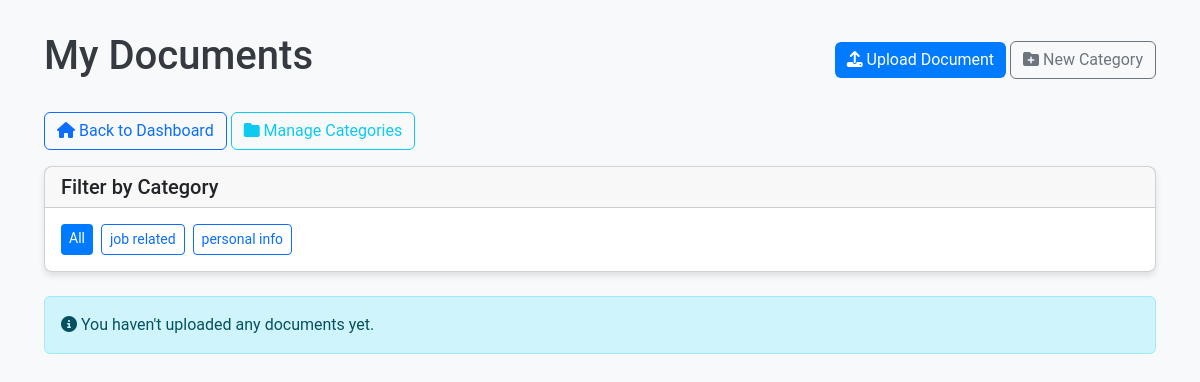
The app's page /documents/ (signed in), older data.
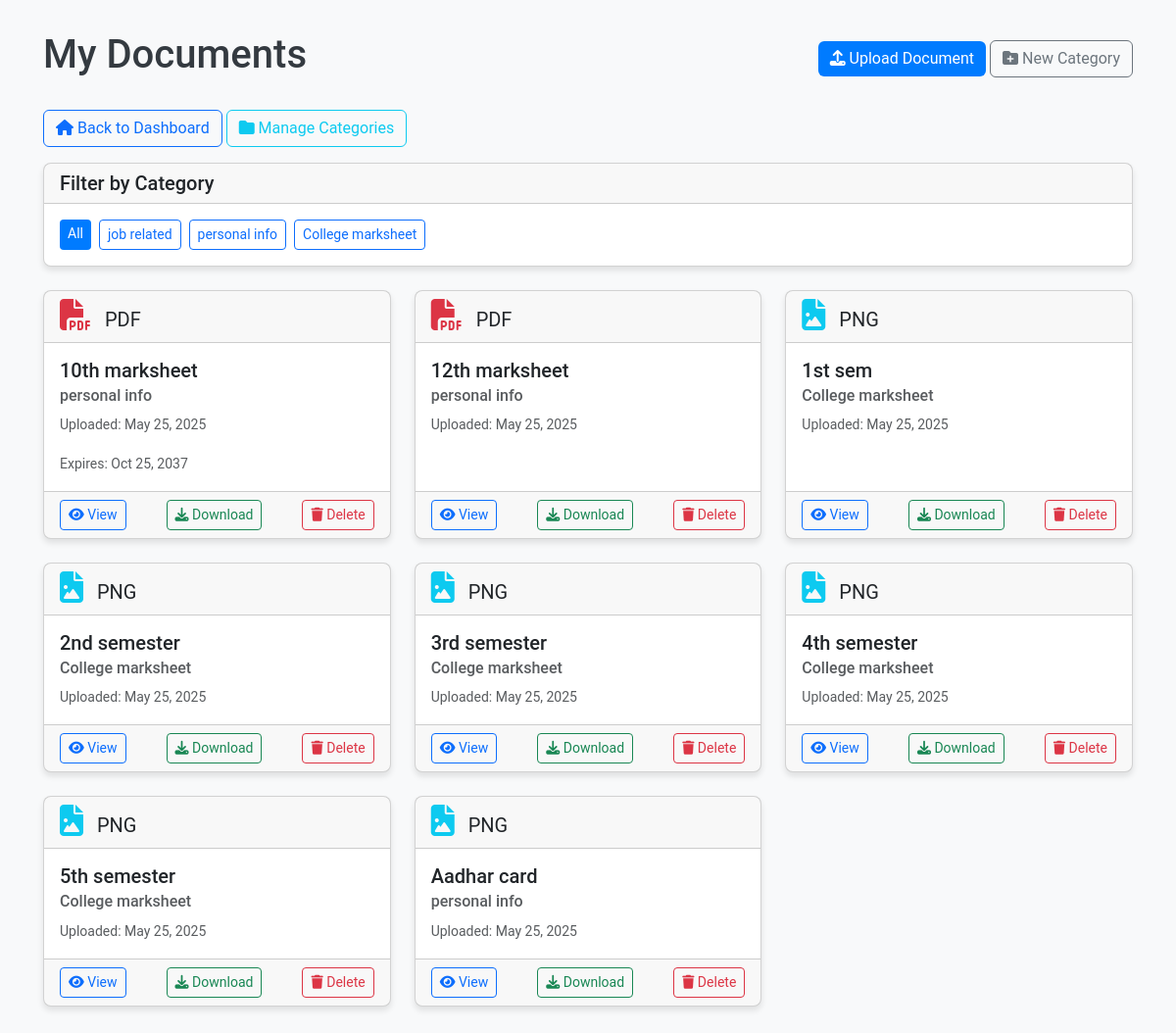
The same page, newer data.
### documents/models.py (models this page shows, shortened)
class Category(models.Model):
    name = models.CharField(max_length=100)
    description = models.TextField(blank=True, null=True)
    class Meta:
        verbose_name_plural = "Categories"

class Document(models.Model):
    title = models.CharField(max_length=255)
    file = models.FileField(upload_to='documents/')
    description = models.TextField(blank=True, null=True)
    category = models.ForeignKey(Category, on_delete=models.CASCADE, related_name='documents')
    user = models.ForeignKey(settings.AUTH_USER_MODEL, on_delete=models.CASCADE, related_name='documents')
    uploaded_at = models.DateTimeField(auto_now_add=True)
    expiry_date = models.DateField(blank=True, null=True)
    file_type = models.CharField(max_length=50, blank=True)
    file_size = models.IntegerField(default=0)  # Size in KB

### documents/views.py (the view)
# urls.py: path('', views.document_list, name='document_list'),
@login_required
def document_list(request):
    documents = Document.objects.filter(user=request.user)
    categories = Category.objects.all()
    category_id = request.GET.get('category')
    if category_id:
        documents = documents.filter(category_id=category_id)
    context = {
        'documents': documents,
        'categories': categories
    }
    return render(request, 'documents/document_list.html', context)

### documents/templates/documents/document_list.html (shortened to what this page needs)
<!DOCTYPE html>
<html lang="en">
<head>
  <link href="https://cdn.jsdelivr.net/npm/bootstrap@5.3.0-alpha3/dist/css/bootstrap.min.css" rel="stylesheet">
  <link rel="stylesheet" href="https://cdnjs.cloudflare.com/ajax/libs/font-awesome/6.4.0/css/all.min.css">
</head>
<body>
  <div class="container">
    <div class="d-flex justify-content-between align-items-center mb-4">
      <h1>My Documents</h1>
      <div>
        <a href="{% url 'documents:upload_document' %}" class="btn btn-primary">
          <i class="fas fa-upload"></i> Upload Document
        </a>
        <a href="{% url 'documents:create_category' %}" class="btn btn-outline-secondary">
          <i class="fas fa-folder-plus"></i> New Category
        </a>
      </div>
    </div>
    <div class="mb-3">
      <a href="{% url 'dashboard' %}" class="btn btn-outline-primary">
        <i class="fas fa-home"></i> Back to Dashboard
      </a>
      <a href="{% url 'documents:category_list' %}" class="btn btn-outline-info">
        <i class="fas fa-folder"></i> Manage Categories
      </a>
    </div>
    <div class="card mb-4">
      <div class="card-header">
        <h5 class="card-title mb-0">Filter by Category</h5>
      </div>
      <div class="card-body">
        <div class="d-flex flex-wrap gap-2">
          <a href="{% url 'documents:document_list' %}" class="btn btn-sm {% if not request.GET.category %}btn-primary{% else %}btn-outline-primary{% endif %}">
            All
          </a>
          {% for category in categories %}
          <a href="{% url 'documents:document_list' %}?category={{ category.id }}"
             class="btn btn-sm {% if request.GET.category|add:'0' == category.id %}btn-primary{% else %}btn-outline-primary{% endif %}">
            {{ category.name }}
          </a>
          {% endfor %}
        </div>
      </div>
    </div>
    {% if documents %}
      <div class="row row-cols-1 row-cols-md-3 g-4">
        {% for document in documents %}
        <div class="col">
          <div class="card document-card">
            <div class="card-header">
              {% if document.file_type == 'PDF' %}
                <i class="fas fa-file-pdf text-danger document-icon"></i>
              {% elif document.file_type == 'DOC' or document.file_type == 'DOCX' %}
                <i class="fas fa-file-word text-primary document-icon"></i>
              {% elif document.file_type == 'XLS' or document.file_type == 'XLSX' %}
                <i class="fas fa-file-excel text-success document-icon"></i>
              {% elif document.file_type == 'JPG' or document.file_type == 'PNG' %}
                <i class="fas fa-file-image text-info document-icon"></i>
              {% else %}
                <i class="fas fa-file text-secondary document-icon"></i>
              {% endif %}
              <span class="fs-5">{{ document.file_type }}</span>
            </div>
            <div class="card-body">
              <h5 class="card-title">{{ document.title }}</h5>
              <h6 class="card-subtitle mb-2 text-muted">{{ document.category.name }}</h6>
              <p class="card-text">
                <small class="text-muted">Uploaded: {{ document.uploaded_at|date:"M d, Y" }}</small>
              </p>
              {% if document.expiry_date %}
              <p class="card-text">
                <small class="text-muted">Expires: {{ document.expiry_date|date:"M d, Y" }}</small>
              </p>
              {% endif %}
            </div>
            <div class="card-footer d-flex justify-content-between document-actions">
              <a href="{% url 'documents:document_detail' document.id %}" class="btn btn-sm btn-outline-primary">
                <i class="fas fa-eye"></i> View
              </a>
              <a href="{{ document.file.url }}" class="btn btn-sm btn-outline-success" download>
                <i class="fas fa-download"></i> Download
              </a>
              <a href="{% url 'documents:delete_document' document.id %}" class="btn btn-sm btn-outline-danger">
                <i class="fas fa-trash"></i> Delete
              </a>
            </div>
          </div>
        </div>
        {% endfor %}
      </div>
    {% else %}
      <div class="alert alert-info">
        <i class="fas fa-info-circle"></i> You haven't uploaded any documents yet.
      </div>
    {% endif %}
  </div>
</body>
</html>

### documents/templates/documents/document_list.html (style rules this page uses)
body { font-family: 'Roboto', sans-serif; background-color: #f8f9fa; padding: 2rem; }
h1, h2 { color: #343a40; }
.btn-primary { background-color: #007bff; border: none; }
.card { border-radius: 8px; box-shadow: 0 4px 6px rgba(0, 0, 0, 0.1); transition: transform 0.3s; }
.card-header { border-radius: 8px 8px 0 0; }
.document-card { height: 100%; }
.document-icon { font-size: 2rem; margin-right: 10px; }

Row changes from the older to the newer data that the page shows:
added Category: name "College marksheet"
added Document: file_type "PDF", title "10th marksheet", category.name "personal info", uploaded_at "May 25, 2025", expiry_date "Oct 25, 2037"
added Document: file_type "PDF", title "12th marksheet", category.name "personal info", uploaded_at "May 25, 2025"
added Document: file_type "PNG", title "1st sem", category.name "College marksheet", uploaded_at "May 25, 2025"
added Document: file_type "PNG", title "2nd semester", category.name "College marksheet", uploaded_at "May 25, 2025"
added Document: file_type "PNG", title "3rd semester", category.name "College marksheet", uploaded_at "May 25, 2025"
added Document: file_type "PNG", title "4th semester", category.name "College marksheet", uploaded_at "May 25, 2025"
added Document: file_type "PNG", title "5th semester", category.name "College marksheet", uploaded_at "May 25, 2025"
added Document: file_type "PNG", title "Aadhar card", category.name "personal info", uploaded_at "May 25, 2025"
Text that changed along with them:
text no longer shown: "You haven't uploaded any documents yet."
